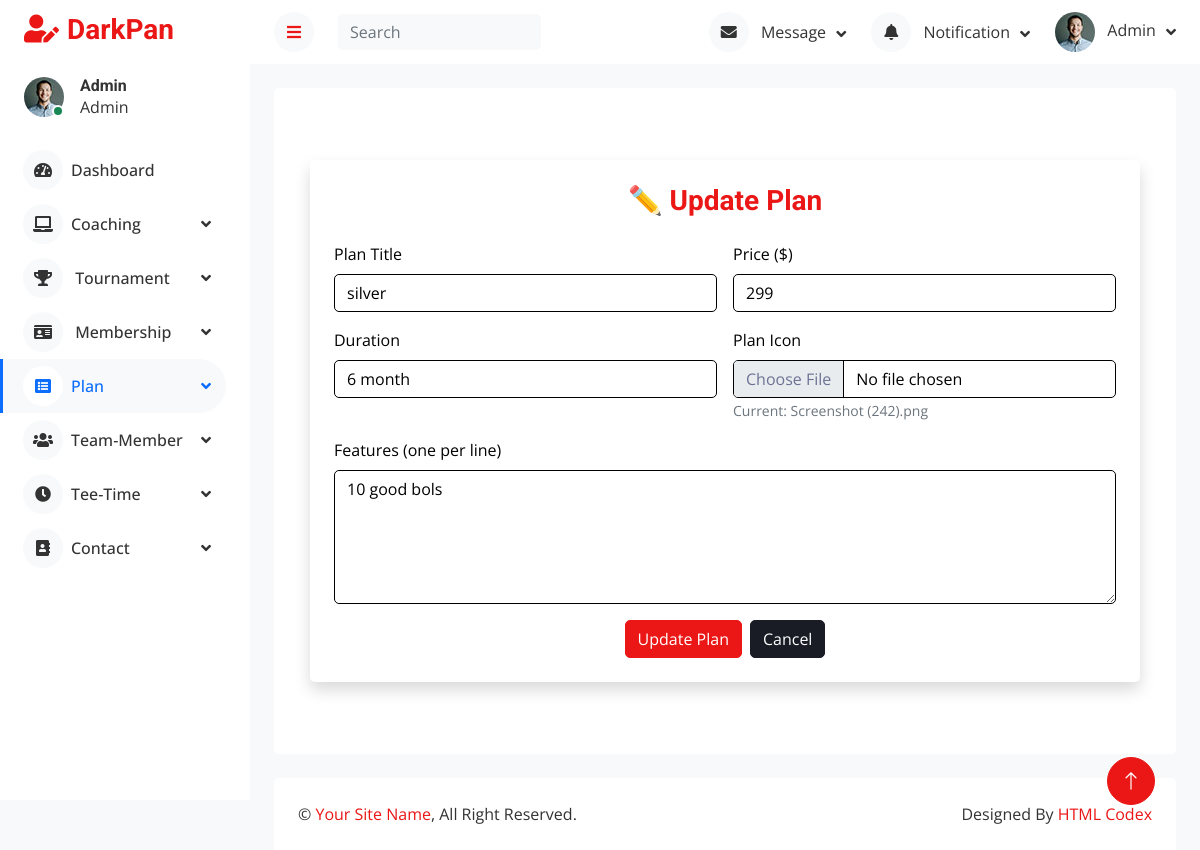
The page /admin/plan_up.php?id=3 on the database its author committed.
### tables this page shows
CREATE TABLE `plan` (
  `id` int(25) NOT NULL,
  `title` varchar(25) NOT NULL,
  `price` varchar(25) NOT NULL,
  `duration` varchar(25) NOT NULL,
  `image` varchar(25) NOT NULL,
  `features` varchar(100) NOT NULL
);

### admin/plan_up.php (the view, shortened to what this page needs)
<?php
    include "lib/db.php";
    $id=$_GET['id'];
    $stmt = $con->prepare("SELECT * FROM `plan` WHERE id=?");
    $stmt->bind_param("i", $id);
    $stmt->execute();
    $result = $stmt->get_result();
    $row = $result->fetch_assoc();
?>
<!DOCTYPE html>
<html lang="en">
<head>
    <link href="https://cdnjs.cloudflare.com/ajax/libs/font-awesome/5.10.0/css/all.min.css" rel="stylesheet">
    <link href="https://cdn.jsdelivr.net/npm/bootstrap-icons@1.4.1/font/bootstrap-icons.css" rel="stylesheet">
    <link href="lib/owlcarousel/assets/owl.carousel.min.css" rel="stylesheet">
    <link href="lib/tempusdominus/css/tempusdominus-bootstrap-4.min.css" rel="stylesheet" />
    <link href="css/bootstrap.min.css" rel="stylesheet">
    <link href="css/style.css" rel="stylesheet">
</head>
<body>
    <div class="container-fluid position-relative d-flex p-0">
        <?php include "sidebar.php"; ?>
        <div class="content">
            <?php include "header.php"; ?>
            <div class="container-fluid pt-4 px-4">
                <div class="bg-secondary text-center rounded p-4">
                    <div class="container py-5">
                        <div class="card shadow p-4 border-0 bg-white">
                            <h3 class="mb-4 text-primary">✏️ Update Plan</h3>
                            <form method="post" enctype="multipart/form-data">
                                <div class="row g-3">
                                    <div class="col-md-6 text-start">
                                        <label class="form-label text-dark">Plan Title</label>
                                        <input type="text" name="title" class="form-control bg-white text-dark border" value="<?php echo $row['title']?>" required>
                                    </div>
                                    <div class="col-md-6 text-start">
                                        <label class="form-label text-dark">Price ($)</label>
                                        <input type="number" min="0" name="price" class="form-control bg-white text-dark border" value="<?php echo $row['price']?>" required>
                                    </div>
                                    <div class="col-md-6 text-start">
                                        <label class="form-label text-dark">Duration</label>
                                        <input type="text" name="duration" class="form-control bg-white text-dark border" value="<?php echo $row['duration']?>" required>
                                    </div>
                                    <div class="col-md-6 text-start">
                                        <label class="form-label text-dark">Plan Icon</label>
                                        <input type="file" name="image" class="form-control bg-white text-dark border" accept="image/*">
                                        <small class="text-muted">Current: <?php echo $row['image']; ?></small>
                                    </div>
                                    <div class="col-12 text-start">
                                        <label class="form-label text-dark">Features (one per line)</label>
                                        <textarea name="features" rows="5" class="form-control bg-white text-dark border" required><?php echo $row['features']?></textarea>
                                    </div>
                                    <div class="col-12 d-flex justify-content-center gap-2 mt-3">
                                        <input type="submit" name="submit" class="btn btn-primary" value="Update Plan">
                                        <a href="planshow.php" class="btn btn-secondary">Cancel</a>
                                    </div>
                                </div>
                            </form>
                        </div>
                    </div>
                </div>
            </div>
            <div class="container-fluid pt-4 px-4">
                <div class="bg-secondary rounded-top p-4">
                    <div class="row">
                        <div class="col-12 col-sm-6 text-center text-sm-start">
                            &copy; <a href="#">Your Site Name</a>, All Right Reserved.
                        </div>
                        <div class="col-12 col-sm-6 text-center text-sm-end">
                            Designed By <a href="https://htmlcodex.com">HTML Codex</a>
                        </div>
                    </div>
                </div>
            </div>
        </div>
        <a href="#" class="btn btn-lg btn-primary btn-lg-square back-to-top"><i class="bi bi-arrow-up"></i></a>
    </div>
</body>
</html>

### admin/css/style.css (style rules this page uses)
:root { --primary: #0d6efd; --secondary: #ffffff; --light: #6c757d; --dark: #f8f9fa; --text-color: #333333; }
body { color: var(--text-color); background-color: var(--dark); }
.bg-secondary { background-color: var(--secondary) !important; }
.back-to-top { position: fixed; display: none; right: 45px; bottom: 45px; z-index: 99; }
.btn { transition: .5s; }
.btn-lg-square { width: 48px; height: 48px; }
.btn-square, .btn-sm-square, .btn-lg-square { padding: 0; display: inline-flex; align-items: center; justify-content: center; font-weight: normal; border-radius: 50px; }
.content { margin-left: 250px; min-height: 100vh; background: var(--dark); transition: 0.5s; }
@media (min-width: 992px) { .content { width: calc(100% - 250px); } }

### rows shown on the page
plan: title "silver", price "299", duration "6 month", image "Screenshot (242).png", features "10 good bols"
